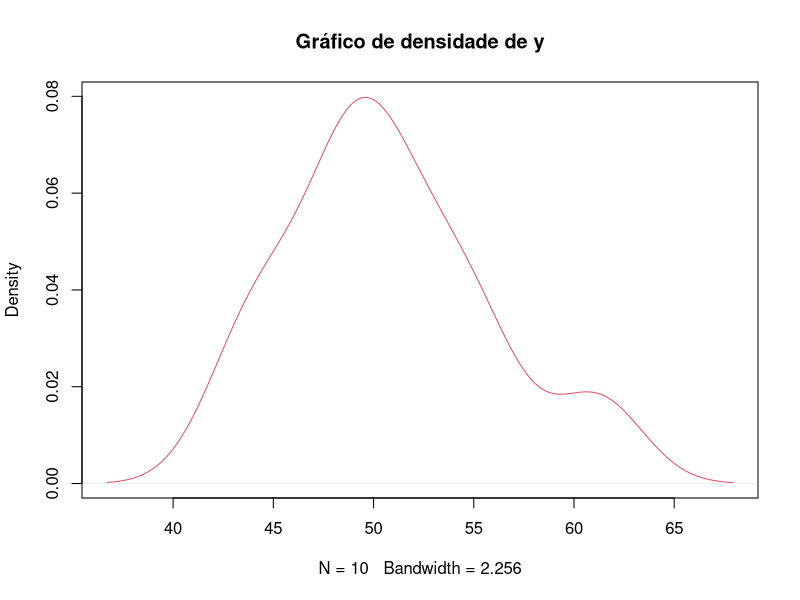
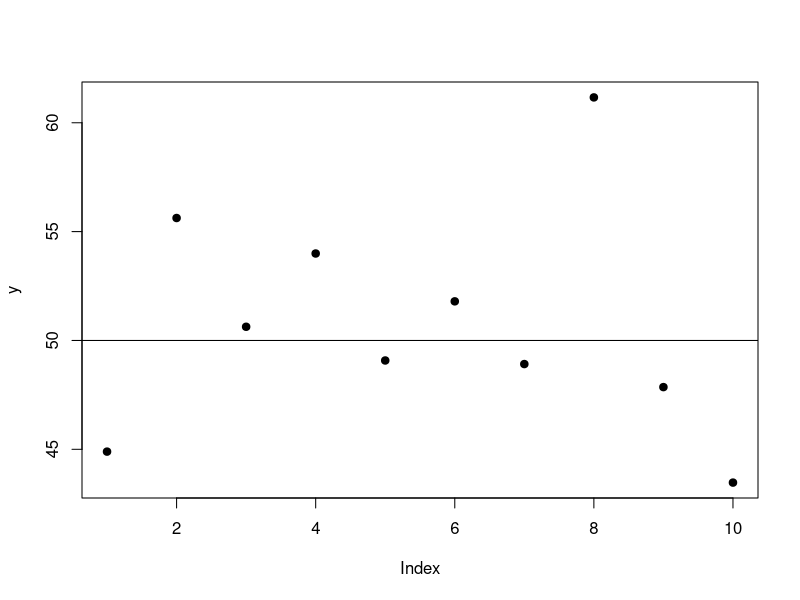

These figures' R source, in order:
## ---- chunk 1
x <- 1:10; x
## ---- chunk 2
y <- rnorm(n = 10, mean = 50, sd=5); 
density(y)
## ---- chunk 3
plot(density(y), main="Gráfico de densidade de y", col=2)
## ---- chunk 4
plot(y, pch=19)
abline(h=50)
## ---- chunk 5
y = round(y,2)
cbind(x, y, x+y, x*y)
## ---- chunk 6
t(x)
t(x)*x
#Multiplicação matricial
t(x)%*%x #1x10 X 10x1 = 1x1
x%*%t(x) # 10x1 X 1x10 = 10x10

## ---- chunk 7
sum(t(x)*y)
## ---- chunk 8
dados1 <- t(x)%*%y
class(dados1)
m <- matrix(nrow=2 , ncol=3) #Construindo Matrix
m

matrix(y)

## ---- chunk 9
m1 <- matrix(0,nrow=1,ncol=10)
length(m1)
m2 <- matrix(0,nrow=2,ncol=10)
length(m2)
m3 <- matrix(0, nrow=2, ncol=5)
length(m3)
## ---- chunk 10
m1 <- matrix(y, nrow=1, ncol=10)
m1
m2 <- matrix(y, nrow=2, ncol=5)
m2
m3 <- matrix(y, nrow=2, ncol=10)
m3
# Pega a matrix por linha (preenche por linha)
m3 <- matrix(y, nrow=2, ncol=10, byrow = T)
m3

m4 <- matrix(y, nrow=2, ncol=5, byrow=T); m4
## ---- chunk 11
m3
m3[2,3]
m3[1]
m3[2,3:5]
# Busca Linha
m3[1,]
#Busca Coluna
m3[,1]
m3[,c(1,3,5)]
## ---- chunk 12
rownames(m3) <- c("Obs1", "Obs2")
colnames(m3) <- c("V1", "V2", "V3", "V4", "V5", "V6", "V7", "V8", "V9", "V10")
m3
## ---- chunk 13
m4 <- matrix(y, nrow=5, ncol=5)
eigen(m4)
## ---- chunk 14
altura <- c(165, 152, 150, 160, 163, 156, 156, 158, 178, 162, 180, 166, 176,177, 162 )
peso <- c(53, 53.3, 50, 62.5, 80, 39, 55, 56, 51, 73, 61, 73, 97, "", "")
peso <- as.numeric(peso)
dados <- data.frame(altura, peso); dados
# Transformando em String
peso2 <- as.character(peso)
peso2
## ---- chunk 15
peso[c(14,15)] <- c(95,60)
set.seed(143)
peso_sim <- round(rnorm(n=50, mean = mean(peso), sd=sd(peso)),2)
alt_sim <- round(rnorm(n=50, mean = mean(altura), sd = sd(altura)),0)
mean(peso)
sd(peso)
mean(alt_sim)
mean(peso_sim)
## ---- chunk 16
media_altura <- mean(alt_sim)
media_peso <- mean(peso_sim)
desvio_altura <- sd(alt_sim)
desvio_peso <- sd(peso_sim)

Medias <- cbind(media_peso, media_altura)
Desvios <- cbind(desvio_peso, desvio_altura)
Resumo_peso_alt <- rbind(Medias, Desvios)
rownames(Resumo_peso_alt) <- c("Média", "Desvio")
colnames(Resumo_peso_alt) <- c("Peso", "Altura")
Resumo_peso_alt
## ---- chunk 17
peso_pair = peso[c(2,4,6,8,10,12,14)]
mean(peso_pair)
altura_pair = altura[c(2,4,6,8,10,12,14)]
mean(altura_pair)
peso_odd = peso[c(1,3,5,7,9,11,13,15)]
mean(peso_odd)
altura_odd = altura[c(1,3,5,7,9,11,13,15)]
mean(altura_odd)

altura_par = alt_sim[(1:length(altura)%%2)==0]
mean(altura_par)
peso_par = peso_sim[(1:length(altura)%%2)==0]
mean(peso_par)
altura_impar = alt_sim[(1:length(x) %% 2) != 0 ]
mean(altura_impar)
peso_impar = peso_sim[(1:length(x) %% 2) != 0 ]
mean(peso_impar)

dados_f <- data.frame(peso_sim, alt_sim)
impar <- seq(from=1, to=length(peso_sim), by=2)
dados_impar <- dados_f[impar,]
apply(dados_impar, MARGIN=2, FUN=mean)
dados_par = dados_f[-impar,]
apply(dados_par, MARGIN=2, FUN=mean)
